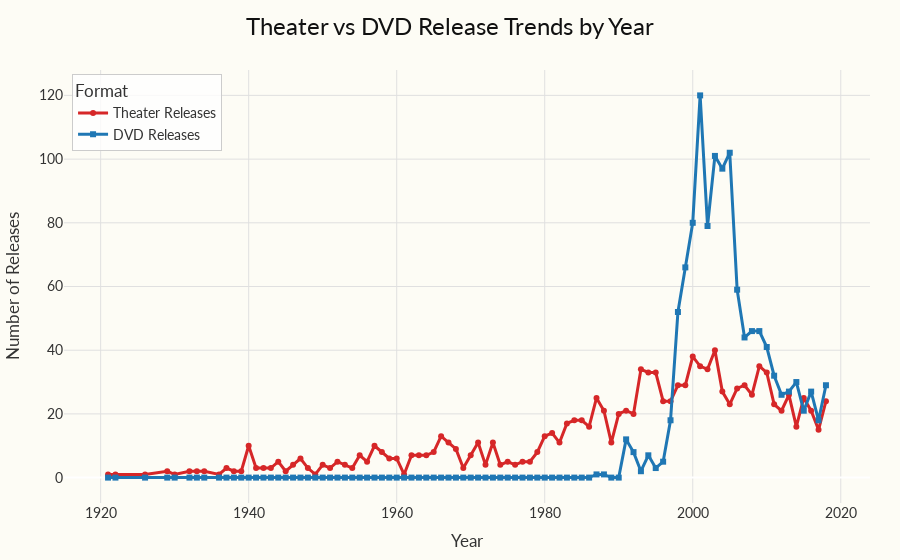

Write notebook code for a chart like this one.
### Code cell
# Count number of theater releases per year
theater_summary = (
    date_filtered_df
    .groupby('release_year')
    .size()
    .reset_index(name='theater_count')
)

# Count number of DVD releases per year
dvd_summary = (
    dvd_filtered_df
    .groupby('dvd_year')
    .size()
    .reset_index(name='dvd_count')
)

# Merge both on year (outer join to preserve all)
combined_summary = pd.merge(
    theater_summary, dvd_summary,
    left_on='release_year', right_on='dvd_year',
    how='outer'
).rename(columns={'release_year': 'year'}).drop(columns=['dvd_year'])

# Fill missing counts with 0
combined_summary['theater_count'] = combined_summary['theater_count'].fillna(0).astype(int)
combined_summary['dvd_count'] = combined_summary['dvd_count'].fillna(0).astype(int)

# Sort by year
combined_summary = combined_summary.sort_values('year')

fig = go.Figure()

# Theater trend
fig.add_trace(go.Scatter(
    x=combined_summary['year'],
    y=combined_summary['theater_count'],
    mode='lines+markers',
    name='Theater Releases',
    line=dict(color='#d62728', width=3),  # Popcorn red
    marker=dict(symbol='circle', size=6)
))

# DVD trend
fig.add_trace(go.Scatter(
    x=combined_summary['year'],
    y=combined_summary['dvd_count'],
    mode='lines+markers',
    name='DVD Releases',
    line=dict(color='#1f77b4', width=3),  # VHS blue
    marker=dict(symbol='square', size=6)
))

# Movie-night themed layout
fig.update_layout(
    title=dict(
        text="Theater vs DVD Release Trends by Year",
        x=0.5,
        font=dict(size=24, family='Lato', color='#111')
    ),
    xaxis=dict(
        title='Year',
        gridcolor='#e0e0e0'
    ),
    yaxis=dict(
        title='Number of Releases',
        gridcolor='#e0e0e0'
    ),
    plot_bgcolor='#fdfcf5', 
    paper_bgcolor='#fdfcf5',
    font=dict(family='Lato', size=14, color='#333'),
    legend=dict(
        title='Format',
        x=0.01,
        y=0.99,
        bgcolor='rgba(255,255,255,0.8)',
        bordercolor='#ccc',
        borderwidth=1
    ),
    hovermode='x unified',
    margin=dict(t=70, l=60, r=30, b=50)
)

fig.show()

### Figure 1 — Plotly figure (JSON) as saved in the notebook; plotly's stock layout.template omitted (floating-point values rounded to 4 significant figures)
{"data": [{"line": {"color": "#d62728", "width": 3}, "marker": {"size": 6, "symbol": "circle"}, "mode": "lines+markers", "name": "Theater Releases", "type": "scatter", "x": [1921.0, 1922.0, 1926.0, 1929.0, 1930.0, 1932.0, 1933.0, 1934.0, 1936.0, 1937.0, 1938.0, 1939.0, 1940.0, 1941.0, 1942.0, 1943.0, 1944.0, 1945.0, 1946.0, 1947.0, 1948.0, 1949.0, 1950.0, 1951.0, 1952.0, 1953.0, 1954.0, 1955.0, 1956.0, 1957.0, 1958.0, 1959.0, 1960.0, 1961.0, 1962.0, 1963.0, 1964.0, 1965.0, 1966.0, 1967.0, 1968.0, 1969.0, 1970.0, 1971.0, 1972.0, 1973.0, 1974.0, 1975.0, 1976.0, 1977.0, 1978.0, 1979.0, 1980.0, 1981.0, 1982.0, 1983.0, 1984.0, 1985.0, 1986.0, 1987.0, 1988.0, 1989.0, 1990.0, 1991.0, 1992.0, 1993.0, 1994.0, 1995.0, 1996.0, 1997.0, 1998.0, 1999.0, 2000.0, 2001.0, 2002.0, 2003.0, 2004.0, 2005.0, 2006.0, 2007.0, 2008.0, 2009.0, 2010.0, 2011.0, 2012.0, 2013.0, 2014.0, 2015.0, 2016.0, 2017.0, 2018.0, NaN], "y": [1, 1, 1, 2, 1, 2, 2, 2, 1, 3, 2, 2, 10, 3, 3, 3, 5, 2, 4, 6, 3, 1, 4, 3, 5, 4, 3, 7, 5, 10, 8, 6, 6, 1, 7, 7, 7, 8, 13, 11, 9, 3, 7, 11, 4, 11, 4, 5, 4, 5, 5, 8, 13, 14, 11, 17, 18, 18, 16, 25, 21, 11, 20, 21, 20, 34, 33, 33, 24, 24, 29, 29, 38, 35, 34, 40, 27, 23, 28, 29, 26, 35, 33, 23, 21, 26, 16, 25, 21, 15, 24, 0]}, {"line": {"color": "#1f77b4", "width": 3}, "marker": {"size": 6, "symbol": "square"}, "mode": "lines+markers", "name": "DVD Releases", "type": "scatter", "x": [1921.0, 1922.0, 1926.0, 1929.0, 1930.0, 1932.0, 1933.0, 1934.0, 1936.0, 1937.0, 1938.0, 1939.0, 1940.0, 1941.0, 1942.0, 1943.0, 1944.0, 1945.0, 1946.0, 1947.0, 1948.0, 1949.0, 1950.0, 1951.0, 1952.0, 1953.0, 1954.0, 1955.0, 1956.0, 1957.0, 1958.0, 1959.0, 1960.0, 1961.0, 1962.0, 1963.0, 1964.0, 1965.0, 1966.0, 1967.0, 1968.0, 1969.0, 1970.0, 1971.0, 1972.0, 1973.0, 1974.0, 1975.0, 1976.0, 1977.0, 1978.0, 1979.0, 1980.0, 1981.0, 1982.0, 1983.0, 1984.0, 1985.0, 1986.0, 1987.0, 1988.0, 1989.0, 1990.0, 1991.0, 1992.0, 1993.0, 1994.0, 1995.0, 1996.0, 1997.0, 1998.0, 1999.0, 2000.0, 2001.0, 2002.0, 2003.0, 2004.0, 2005.0, 2006.0, 2007.0, 2008.0, 2009.0, 2010.0, 2011.0, 2012.0, 2013.0, 2014.0, 2015.0, 2016.0, 2017.0, 2018.0, NaN], "y": [0, 0, 0, 0, 0, 0, 0, 0, 0, 0, 0, 0, 0, 0, 0, 0, 0, 0, 0, 0, 0, 0, 0, 0, 0, 0, 0, 0, 0, 0, 0, 0, 0, 0, 0, 0, 0, 0, 0, 0, 0, 0, 0, 0, 0, 0, 0, 0, 0, 0, 0, 0, 0, 0, 0, 0, 0, 0, 0, 1, 1, 0, 0, 12, 8, 2, 7, 3, 5, 18, 52, 66, 80, 120, 79, 101, 97, 102, 59, 44, 46, 46, 41, 32, 26, 27, 30, 21, 27, 18, 29, 1]}], "layout": {"font": {"color": "#333", "family": "Lato", "size": 14}, "hovermode": "x unified", "legend": {"bgcolor": "rgba(255,255,255,0.8)", "bordercolor": "#ccc", "borderwidth": 1, "title": {"text": "Format"}, "x": 0.01, "y": 0.99}, "margin": {"b": 50, "l": 60, "r": 30, "t": 70}, "paper_bgcolor": "#fdfcf5", "plot_bgcolor": "#fdfcf5", "title": {"font": {"color": "#111", "family": "Lato", "size": 24}, "text": "Theater vs DVD Release Trends by Year", "x": 0.5}, "xaxis": {"gridcolor": "#e0e0e0", "title": {"text": "Year"}}, "yaxis": {"gridcolor": "#e0e0e0", "title": {"text": "Number of Releases"}}}}
